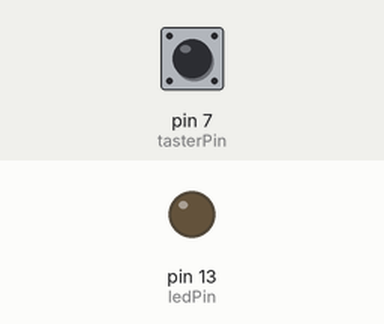
This sketch was run on a simulated Arduino Uno, built with avr-gcc and run on an emulated ATmega328P. Parts: output pins drawn as LEDs (lit = HIGH). The inputs (shaded band) are chosen by the test bench; at power-on: pin 7 (tasterPin) LOW.

Above: at 1.2 s.
1.3 s: pin 7 (tasterPin) pulled HIGH for 1 s
At 2.9 s:
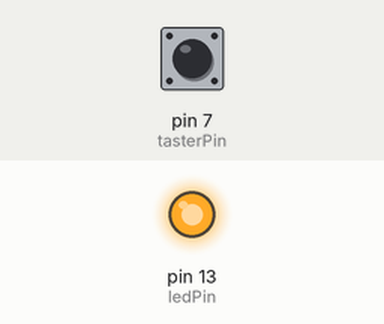
Timing chart, 0 to 4.4 s (numbered marks = the images above; inputs shaded):
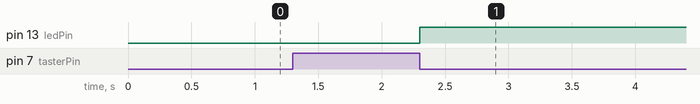

The sketch:

Taster.ino
```cpp
/*
  Tasterbetrieb

    Hierbei soll eine LED in einer gewählten Betriebsart

    mit Hilfe eines Tasters gesteuert werden.

  Die Schaltungen

    1.

    Tastschalter (generisch) an 5V

    auf der Ausgangsseite des Tasters:

    - 10 kOhm Pulldown-Widerstand zu GND (Masse);

    parallel dazu:

    - Verbindung zu Pin 7


    2.

    Die Eingebaute LED oder eine in Reihe geschaltet von Pin 13 hin zu GND (Masse):

    - Vorwiderstand (160 Ohm)

    - Rote LED (1,8 V)

  erstellt am 8 Nov 2022
  von Spiridon Fotiadis
*/

// Konstanten
const int tasterPin = 7;            // der Pin des Tasters
const int ledPin =  13;    // der Pin der LED

// Variable Zustände:
// Komponenten
int tasterStatus = LOW;         // gelesener Tasterstatus
int alterTasterStatus = LOW;    // gespeicherter Tasterstatus
int ledStatus = LOW;            // Zustand der LED

// Zeiten
int startZeit = 0;        // Zeit seit Start des Arduinos, in der der Tastert gedrückt wurde
int vergangeneZeit = 0;   // vergangene Zeit

void tippBetrieb() {
  // wenn der Taster gedrückt wird LED ein, sonst aus
  if (tasterStatus == HIGH) {
    digitalWrite(ledPin, HIGH); //LED einschalten
  } else {
    digitalWrite(ledPin, LOW); //LED ausschalten
  }
}

void toggleBetrieb() {
  // wenn der Taster gedrückt wird
  if (tasterStatus == HIGH) {
    ledStatus = !ledStatus;          //LED Status invertieren
    digitalWrite(ledPin, ledStatus); //LED Pin auf Status setzen

    while(tasterStatus == HIGH) {
      delay(20);
      tasterStatus = digitalRead(tasterPin);
    }
  }
  delay(50);
}

void checkBetrieb() {
  // Sobald sich der Tasterstatus verändert
  if (tasterStatus != alterTasterStatus) {
    if(tasterStatus == HIGH) {
      startZeit = millis();  // bei HIGH wird die Zeit neu gesetzt
    } else {
      // bei LOW wird die vergangene Zeit überprüft
      if(vergangeneZeit >= 1000 && vergangeneZeit <= 2000){
        // zwischen 1 und 2 Sekunden LED einschalten
        digitalWrite(ledPin, HIGH);
      }
      if(vergangeneZeit >= 4000 && vergangeneZeit <= 5000) {
        // zwischen 4 und 5 Sekunden LED ausschalten
        digitalWrite(ledPin, LOW);
      }

      // Zeiten zurücksetzen
      startZeit = 0;
      vergangeneZeit = 0;
    }

    // Status speichern
    alterTasterStatus = tasterStatus;

  } else {
    // wenn der Tasterstatus gleich bleibt
    if(tasterStatus == HIGH){
      // Solang der Taster gedrückt ist, wird die vergangene Zeit aktualisiert
      vergangeneZeit = millis() - startZeit;
    }
  }
}

void checkBetrieb2() {
  // wenn der Taster gedrückt wird
  if (tasterStatus == HIGH) {
    // Startzeit festhalten
    int start = millis();

    // solange der Taster gedrückt bleibt, bleibt das Programm hier stehen
    while(digitalRead(tasterPin) == HIGH) delay(10);

    // nachdem der Taster losgelassen wird, wird die Zeit aus
    // der aktuellen Zeit minus der Startzeit ermittelt
    int ende = millis() - start;

    if(ende >= 1000 && ende <= 2000){
      // zwischen 1 und 2 Sekunden LED einschalten
      digitalWrite(ledPin, HIGH);
    }
    if(ende >= 4000 && ende <= 5000) {
      // zwischen 4 und 5 Sekunden LED ausschalten
      digitalWrite(ledPin, LOW);
    }
  }
}

void setup() {
  pinMode(ledPin, OUTPUT);    // Pin als Ausgang für LED setzen
  pinMode(tasterPin, INPUT);  // Pin als Eingang für Taster setzen
}

void loop() {
  // Zustand des Tasters ermitteln
  tasterStatus = digitalRead(tasterPin);
  checkBetrieb();
}
```

Measured:
- after the input at 1.3 s, pin 13 (ledPin): LOW → HIGH after 1.0 s
